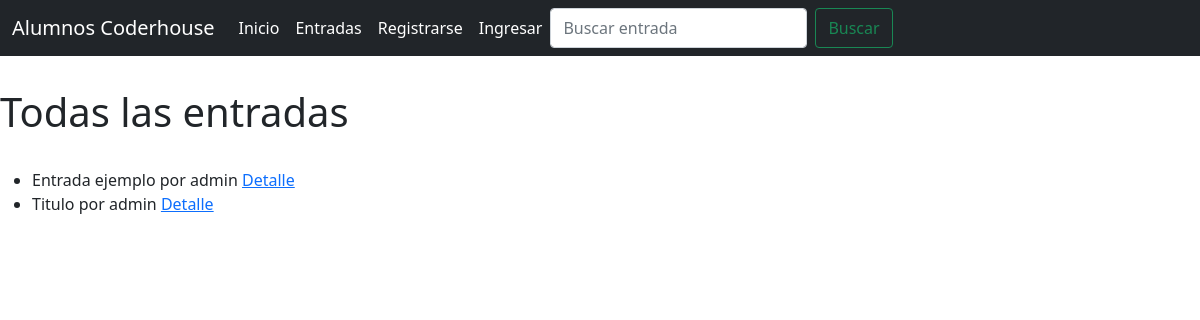
The app's page /entradas/listado with its own data.
### AlumnosCoder/models.py (models this page shows, shortened)
class EntradaDeBlog(models.Model):
    titulo_entrada = models.CharField(max_length=50)
    subtitulo_entrada= models.CharField (max_length = 30)
    descripcion = models.CharField (max_length = 200)
    fecha_creacion = models.DateTimeField(auto_now_add=True)
    editor = models.ForeignKey(to=User,on_delete=models.CASCADE,default = 1,related_name="editor")
    imagen = models.ImageField(upload_to="entradas", null=True, blank=True)

### AlumnosCoder/views.py (the view)
# urls.py: path('entradas/listado', Entradalist.as_view(), name = "entradadeblog_list"),
class Entradalist(ListView):
    model = EntradaDeBlog
    context_object_name = "entradas"

### AlumnosCoder/templates/AlumnosCoder/entradadeblog_list.html (shortened to what this page needs)
{% extends "AlumnosCoder/base.html" %}
{% load static %}
{%block main%}
<br>
<br>
{%if not entradas%}
    <h1>No hay entradas </h1>
{%else%}
<h1>Todas las entradas</h1>
<br>
<ul>
    {% for entrada in entradas %}
    <li> {{entrada.titulo_entrada}} por {{entrada.editor}}
    <a href="{% url 'entrada_detalle' entrada.id %}">Detalle</a>
</li>
{% endfor %}
</ul>
{% endif %}
{% endblock %}

### records on screen
EntradaDeBlog: titulo_entrada "Entrada ejemplo", editor "admin"
EntradaDeBlog: titulo_entrada "Titulo", editor "admin"
